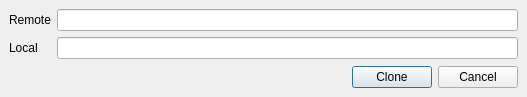
<?xml version="1.0" encoding="UTF-8"?>
<ui version="4.0">
 <class>CloneDialog</class>
 <widget class="QDialog" name="CloneDialog">
  <property name="geometry">
   <rect>
    <x>0</x>
    <y>0</y>
    <width>527</width>
    <height>97</height>
   </rect>
  </property>
  <property name="windowTitle">
   <string>Dialog</string>
  </property>
  <layout class="QVBoxLayout" name="verticalLayout">
   <property name="spacing">
    <number>0</number>
   </property>
   <property name="leftMargin">
    <number>0</number>
   </property>
   <property name="topMargin">
    <number>0</number>
   </property>
   <property name="rightMargin">
    <number>0</number>
   </property>
   <property name="bottomMargin">
    <number>0</number>
   </property>
   <item>
    <widget class="QStackedWidget" name="stackedWidget">
     <widget class="QWidget" name="page">
      <layout class="QVBoxLayout" name="verticalLayout_2">
       <item>
        <layout class="QFormLayout" name="formLayout">
         <item row="0" column="0">
          <widget class="QLabel" name="label">
           <property name="text">
            <string>Remote</string>
           </property>
          </widget>
         </item>
         <item row="0" column="1">
          <widget class="QLineEdit" name="lineEdit_repo_location"/>
         </item>
         <item row="1" column="0">
          <widget class="QLabel" name="label_2">
           <property name="text">
            <string>Local</string>
           </property>
          </widget>
         </item>
         <item row="1" column="1">
          <widget class="QLineEdit" name="lineEdit_working_dir"/>
         </item>
        </layout>
       </item>
       <item>
        <layout class="QHBoxLayout" name="horizontalLayout">
         <item>
          <spacer name="horizontalSpacer">
           <property name="orientation">
            <enum>Qt::Horizontal</enum>
           </property>
           <property name="sizeHint" stdset="0">
            <size>
             <width>40</width>
             <height>20</height>
            </size>
           </property>
          </spacer>
         </item>
         <item>
          <widget class="QPushButton" name="pushButton">
           <property name="text">
            <string>Clone</string>
           </property>
           <property name="default">
            <bool>true</bool>
           </property>
          </widget>
         </item>
         <item>
          <widget class="QPushButton" name="pushButton_2">
           <property name="text">
            <string>Cancel</string>
           </property>
          </widget>
         </item>
        </layout>
       </item>
      </layout>
     </widget>
     <widget class="QWidget" name="page_2"/>
    </widget>
   </item>
  </layout>
 </widget>
 <tabstops>
  <tabstop>lineEdit_repo_location</tabstop>
  <tabstop>lineEdit_working_dir</tabstop>
  <tabstop>pushButton</tabstop>
  <tabstop>pushButton_2</tabstop>
 </tabstops>
 <resources/>
 <connections>
  <connection>
   <sender>pushButton</sender>
   <signal>clicked()</signal>
   <receiver>CloneDialog</receiver>
   <slot>accept()</slot>
   <hints>
    <hint type="sourcelabel">
     <x>152</x>
     <y>269</y>
    </hint>
    <hint type="destinationlabel">
     <x>104</x>
     <y>320</y>
    </hint>
   </hints>
  </connection>
  <connection>
   <sender>pushButton_2</sender>
   <signal>clicked()</signal>
   <receiver>CloneDialog</receiver>
   <slot>reject()</slot>
   <hints>
    <hint type="sourcelabel">
     <x>244</x>
     <y>270</y>
    </hint>
    <hint type="destinationlabel">
     <x>238</x>
     <y>317</y>
    </hint>
   </hints>
  </connection>
 </connections>
</ui>
